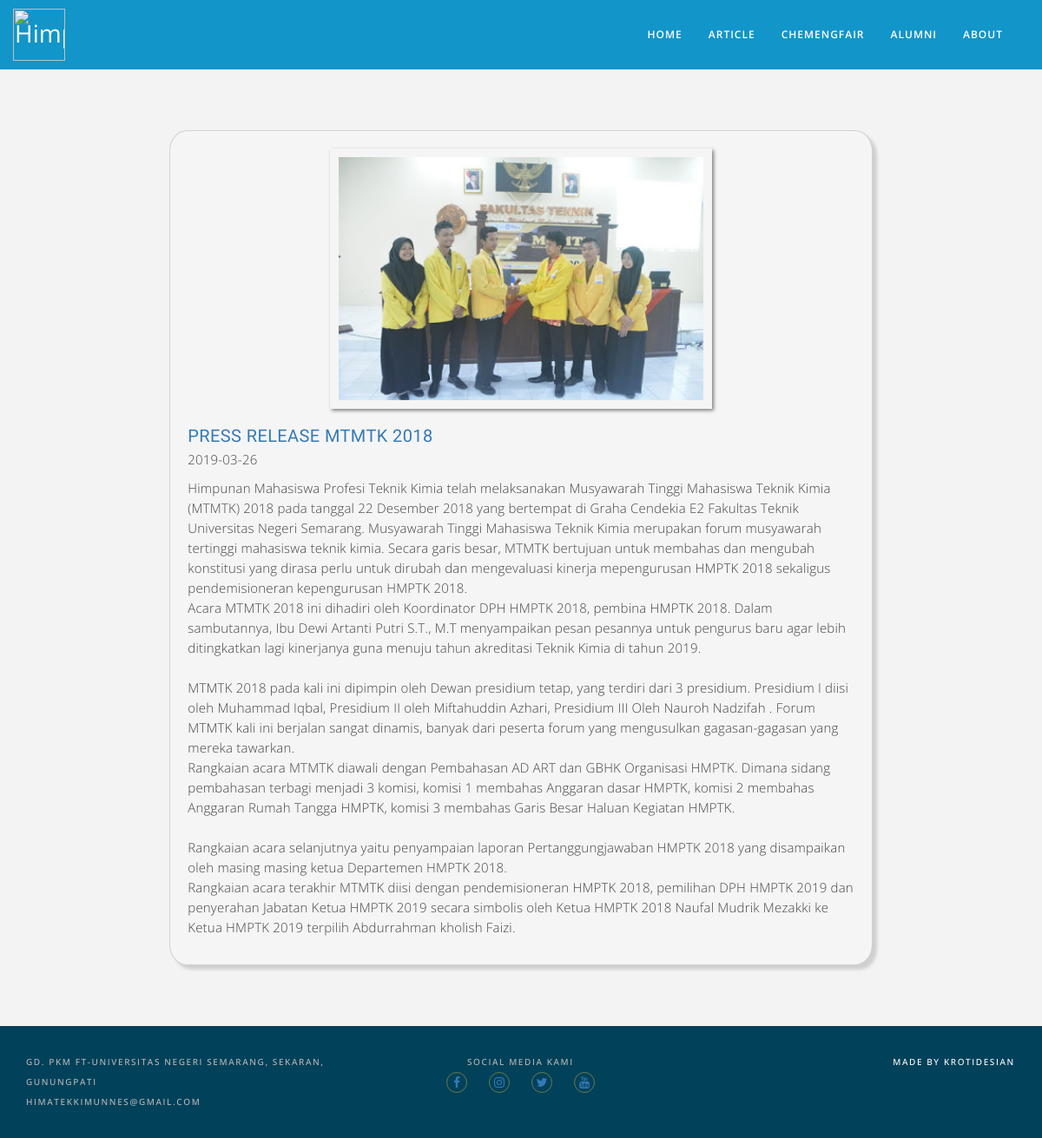
/lihat_berita.php?id=51, run on the app's committed database.
### tables this page shows
CREATE TABLE `berita` (
  `id` int(5) NOT NULL,
  `judul` varchar(100) NOT NULL,
  `isi` text NOT NULL,
  `kategori` varchar(10) NOT NULL,
  `gambar` varchar(150) NOT NULL,
  `tanggal_berita` date NOT NULL
);

### admin/function.php (called while the page is built, shortened)
<?php
$conn = mysqli_connect("localhost","root","","berita_kita");
function query($query){
    global $conn;
    $result= mysqli_query($conn,$query);
    $rows=[];
    while($row=mysqli_fetch_assoc($result)){
        $rows[]=$row;
    }
    return $rows;
}
?>

### lihat_berita.php (the view, shortened to what this page needs)
<?php
require 'admin/function.php';
include 'header.php';
$id = $_GET["id"];
$index= query("SELECT*FROM berita WHERE id = $id")[0];
?>
<!DOCTYPE html>
<html lang="en">
	<body id="page-top">
		<div class="post-container-wrapper">
		<section class="post-container">
	<article class="post-wrapper">
		<div class="post-image">
			<img src="upload/<?=$index["gambar"];?>"height="100%">
		</div><br>
		<h3 class="post-title">
			<a href="lihat_berita.php?id=<?=$index["id"];?>"><?=$index["judul"];?></a>
		</h3>
		<div class="post-date">
			<p><?=$index["tanggal_berita"];?></p>
		</div>
		<p class="post-message" style="text-align: justify;">
			<?=$index["isi"];?>
		</p>
	</div>
	<footer class="footer-container-wrapper">
			<div class="footer-container">
				<div class="footer-address">
					<p>Gd. PKM FT-Universitas Negeri Semarang, Sekaran, GunungPati</p>
					<p>himatekkimunnes@gmail.com</p>
				</div>
				<div class="footer-socmed-copyright">
					<div class="footer-socmed-container">
						<p class="footer-socmed-title">Social Media Kami</p>
						<div class="footer-socmed">
							<a class="fa fa-facebook" href=""></a>
							<a class="fa fa-instagram" href=""></a>
							<a class="fa fa-twitter"href=""></a>
							<a class="fa fa-youtube"href=""></a>
						</div>
					</div>
				</div>
				<p class="copyright-title">MADE BY <a target="_blank" href="instagram.com/profile/krotidesian.id">KROTIDESIAN</a></p>
			</div>
		</footer>
	</body>
</html>

### css/style.css (style rules this page uses)
body { margin: 0px; font-family: "Open Sans", Sans-serif; }
h1, h2, h3, h4, h5, h6 { font-weight: 300; letter-spacing: 0.4px; font-family: "Raleway", Sans-serif; color: #232323; }
p { font-family: 'Open Sans', sans-serif; font-size: 15px; font-weight: 300; line-height: 23px; letter-spacing: 0.2px; color: #444444; }
a, a:hover, a:focus, a:active, a.active { outline: 0; }
@media (min-width: 768px) { section { padding: 150px 0; } }
section { padding: 70px 0; }
footer { padding: 30px; background-color: #000; }
footer p { color: #B7B7B7; margin: 0; font-size: 10px; text-transform: uppercase; font-weight: 500; letter-spacing: 1.6px; }
footer p a { color: #fff; }

### css/baru.css (style rules this page uses)
article { width: 100%; height: auto; padding-top: 2.5%; padding-bottom: 2.5%; max-height: -webkit-max-content; max-height: -moz-max-content; max-height: max-content; border-bottom: 1pt solid rgba(128, 128, 128, 0.6); -webkit-animation-name: post; animation-name: post; -webkit-animation-duration: 1.25s; animation-duration: 1.25s; -webkit-animation-timing-function: ease-out; animation-timing-function: ease-out; }
h3.post-title { padding: 0; margin: 0; height: auto; width: 100%; }
h3.post-title a { text-decoration: none; font-weight: 500; }
.footer-container-wrapper { width: 100%; height: auto; background-color: rgb(2, 65, 90); margin: 0; }
.footer-container { display: -webkit-box; display: -ms-flexbox; display: flex; margin: auto; width: 100%; height: auto; text-align: center; }
.footer-socmed-copyright { width: 33.3%; height: auto; text-align: center; }
.footer-socmed-copyright p { text-align: center; }
.footer-socmed-container { width: 100%; height: auto; margin: auto; }
.footer-socmed-title { width: 100%; height: auto; margin: auto; }
.footer-socmed { width: -webkit-fit-content; width: -moz-fit-content; width: fit-content; height: auto; display: -webkit-box; display: -ms-flexbox; display: flex; text-align: center; margin: auto; }
div.footer-socmed a { display: block; width: 24px; height: 24px; line-height: 23px; margin-left: 12.5px; margin-right: 12.5px; border: #fed13665 1px solid; border-radius: 100%; text-decoration: none; }
.copyright-title { width: 33.3%; height: auto; text-align: right; color: white; }
.footer-address { width: 33.3%; height: auto; }
.footer-address p { height: auto; text-align: left; }
.post-container-wrapper { width: 100%; height: auto; background-color: rgb(243, 243, 243); display: -webkit-box; display: -ms-flexbox; display: flex; margin-top: 80px; }
.post-container { width: 67.5%; height: auto; margin: auto; }
article.post-wrapper { width: 100%; height: auto; padding: 2.5%; border: 1px solid #00000025; border-radius: 2.5%; -webkit-box-shadow: #00000025 5px 5px 3.75px; box-shadow: #00000025 5px 5px 3.75px; background-color: #f5f5f5; }
h3.post-title { font-size: 15pt; margin-bottom: 5px; }
.post-image { width: fit-content; width: -webkit-fit-content; width: -moz-fit-content; height: 300px; display: block; margin-left: auto; margin-right: auto; padding: 10px; -o-object-fit: contain; object-fit: contain; -webkit-box-shadow: 2px 1.5px 4px grey; box-shadow: 2px 1.5px 4px grey; max-height: 1200px; -o-object-fit: cover; object-fit: cover; }
.post-date { line-height: 1.25; }
article.post-wrapper p.post-message { line-height: 1.625; }

### data on the page
berita: gambar (picture), judul "PRESS RELEASE MTMTK 2018", tanggal_berita "2019-03-26", isi "Himpunan Mahasiswa Profesi Teknik Kimia telah melaksanakan Musyawarah Tinggi Mahasiswa Teknik Kimia (MTMTK) 2018 pada tanggal 22 Desember 2018 yang bertempat di Graha Cendekia E2 Fakultas Teknik Universitas Negeri Semarang. Musyawarah Tinggi Mahasiswa Teknik Kimia merupakan forum musyawarah tertinggi mahasiswa teknik kimia. Secara garis besar, MTMTK bertujuan untuk membahas dan mengubah konstitusi yang dirasa perlu untuk dirubah dan mengevaluasi kinerja mepengurusan HMPTK 2018 sekaligus pendemisioneran kepengurusan HMPTK 2018. Acara MTMTK 2018 ini dihadiri oleh Koordinator DPH HMPTK 2018, pembina HMPTK 2018. Dalam sambutannya, Ibu Dewi Artanti Putri S.T., M.T menyampaikan pesan pesannya…"
